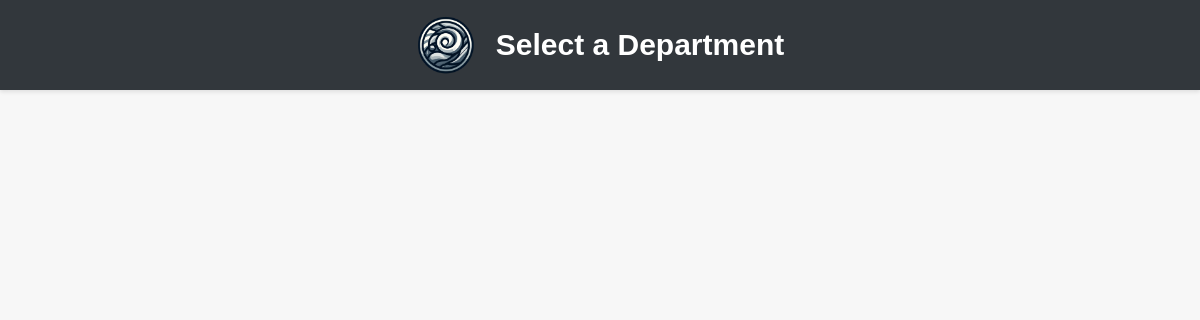
Page / (signed in) on the earlier database version.
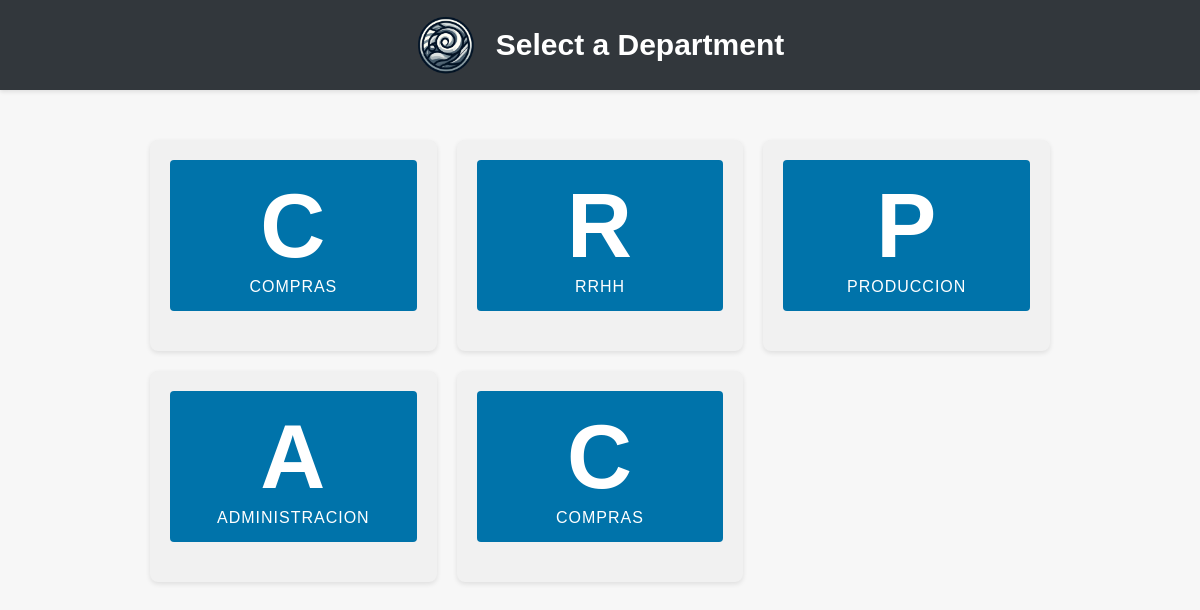
Same page on the later database version.
### tables this page shows
CREATE TABLE departments (
            id INTEGER PRIMARY KEY AUTOINCREMENT,
            name TEXT
        );

### index.php (the view, shortened to what this page needs)
<?php
require 'config.php';
        ?>
        <?php
$db = new SQLite3($config['db_name']);
if (!isset($_SESSION['department_id']) && !isset($_POST['department_id'])) {
    $res = $db->query("SELECT id, name FROM departments");
    $departments = [];
    while($dRow = $res->fetchArray(SQLITE3_ASSOC)) {
        $departments[] = $dRow;
    }
    $deptCount = count($departments);
    $columns = 3;
    if ($deptCount == 1) {
        $columns = 1;
    } elseif ($deptCount == 2) {
        $columns = 2;
    } elseif ($deptCount == 3) {
        $columns = 3;
    } elseif ($deptCount == 4) {
        $columns = 2;
    } elseif ($deptCount == 5) {
        $columns = 3;
    } elseif ($deptCount == 6) {
        $columns = 3;
    } else {
        $columns = 3;
    }
    ?>
    <!doctype html>
    <html>
    <head>
        <link rel="stylesheet" href="style.css">
    </head>
    <body>
    <div class="header">
        <div id="corporativo">
            <img src="grey.png" alt="Logo">
            <h1>Select a Department</h1>
        </div>
    </div>
    <div class="department-grid-container"
         style="grid-template-columns: repeat(<?php echo $columns; ?>, 1fr);">
        <?php foreach ($departments as $dep): ?>
            <div class="department-grid-item">
                <form method="POST" action="index.php">
                    <button type="submit" class="department-button">
                    <div class="letra"><?php echo htmlspecialchars($dep['name'])[0]; ?></div>
                        <?php echo htmlspecialchars($dep['name']); ?>
                    </button>
                </form>
            </div>
        <?php endforeach; ?>
    </div>
    </body>
    </html>
    <?php
    exit;
}
?>

### style.css (style rules this page uses)
body { margin: 0; font-family: Ubuntu, Tahoma, Geneva, Verdana, sans-serif; background-color: #f7f7f7; color: #333; }
* { padding:0px; margin:0px; }
.header { background-color: #32373c; color: #ffffff; padding: 15px 20px; text-align: center; font-size: 1.5em; box-shadow: 0 2px 4px rgba(0,0,0,0.1); }
.header h1 { font-size:30px; }
#corporativo { display: flex; flex-direction: row; flex-wrap: nowrap; justify-content: center; align-items: center; align-content: stretch; }
#corporativo img { width:60px; margin-right:20px; }
form { margin-bottom: 20px; }
.department-grid-container { display: grid; gap: 20px; max-width: 900px; margin: 30px auto; padding: 20px; }
.department-grid-item { background-color: #f1f1f1; border-radius: 8px; padding: 20px; text-align: center; box-shadow: 0 2px 5px rgba(0,0,0,0.1); }
.department-button { background-color: #0073aa; color: #ffffff; border: none; border-radius: 4px; padding: 15px 20px; cursor: pointer; font-size: 1em; text-transform: uppercase; letter-spacing: 1px; transition: background-color 0.3s; width:100%; }
.letra { font-size:90px; font-weight:bold; }

Differences in the rows shown:
added departments: name "C", name "COMPRAS"
added departments: name "R", name "RRHH"
added departments: name "P", name "PRODUCCION"
added departments: name "A", name "ADMINISTRACION"
added departments: name "C", name "COMPRAS"
